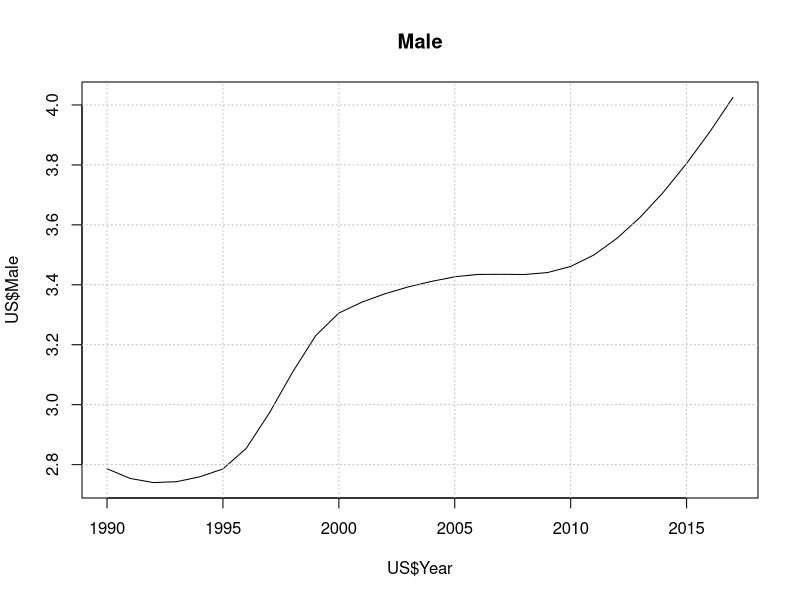
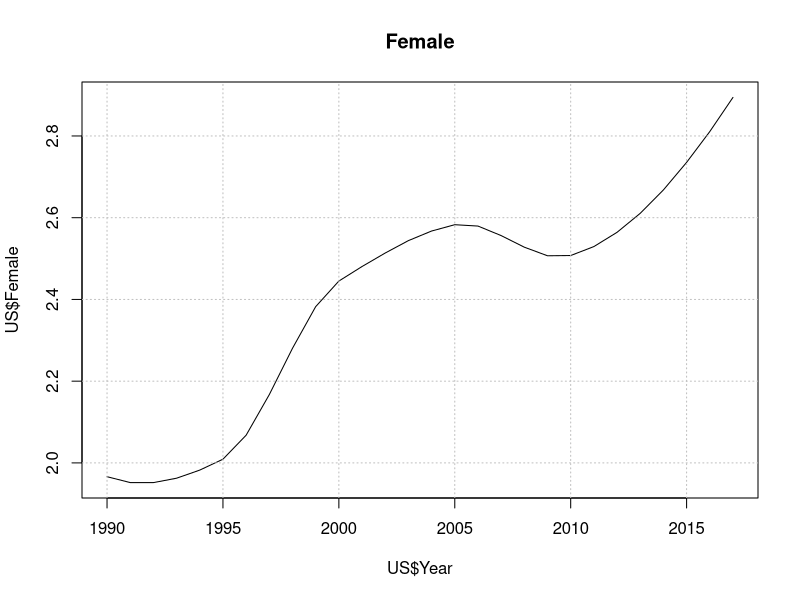
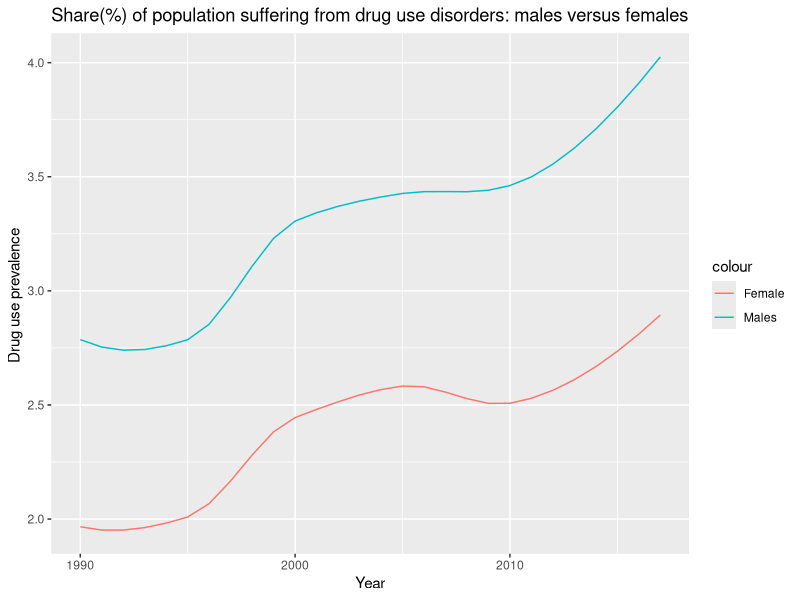

The R source for these figures, in order:
## Our World In DAta (http://ourworldindata.org)
install.packages("ggplot2")
library(ggplot2)
rm(list=ls())
df <- read.csv("./prevalence-of-drug-use-disorders-males-vs-females.csv")
US <- subset(df,Code =="USA" & Year >="1990")
##
plot(US$Year,US$Male,main="Male",type="l")
grid(col="gray")
plot(US$Year,US$Female,type="l",main="Female")
grid(col="gray")
##
ggplot(US) + geom_line(aes(x=Year,y=Male,col="Males")) +
  geom_line(aes(x=Year,y=Female,col="Female")) +
  labs(title="Share(%) of population suffering from drug use disorders: males versus females",y="Drug use prevalence ")